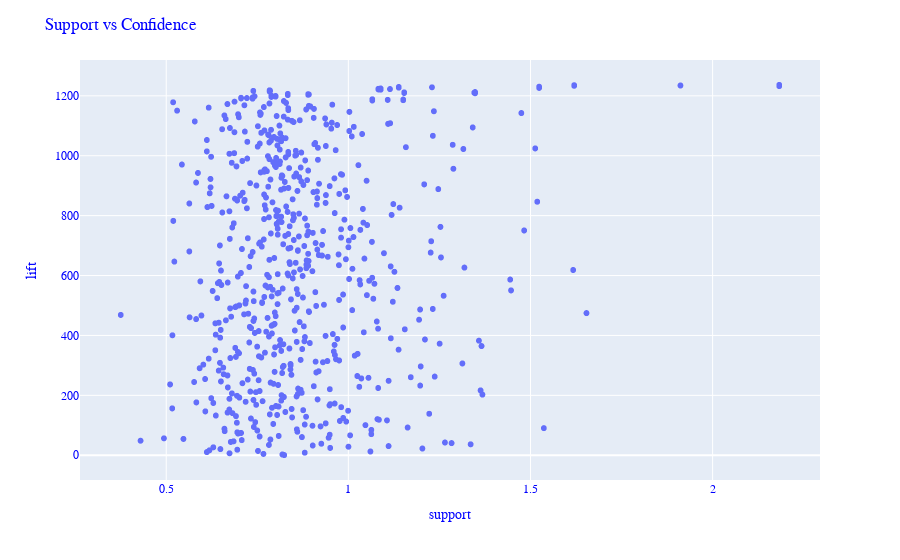

Write notebook code for a chart like this one.
### Code cell
fig=px.scatter(rules['support'], rules['lift'])
fig.update_layout(
    xaxis_title="support",
    yaxis_title="lift",
   
    font_family="Courier New",
    font_color="blue",
    title_font_family="Times New Roman",
    title_font_color="red",
    title=('Support vs Lift')
    
)

fig.show()

### Figure 1 — Plotly figure (JSON) as saved in the notebook; plotly's stock layout.template omitted (floating-point values rounded to 4 significant figures; data arrays with more than 128 entries replaced by an {"elided": "..."} marker saying what was removed)
{"data": [{"hovertemplate": "x=%{x}<br>index=%{y}<extra></extra>", "legendgroup": "", "marker": {"color": "#636efa", "symbol": "circle"}, "mode": "markers", "name": "", "showlegend": false, "type": "scattergl", "x": {"elided": "1238 float values"}, "xaxis": "x", "y": {"elided": "1238 int values"}, "yaxis": "y"}], "layout": {"font": {"color": "blue", "family": "Courier New"}, "legend": {"tracegroupgap": 0}, "margin": {"t": 60}, "title": {"text": "Support vs Confidence"}, "xaxis": {"anchor": "y", "domain": [0, 1], "title": {"text": "support"}}, "yaxis": {"anchor": "x", "domain": [0, 1], "title": {"text": "lift"}}}}
